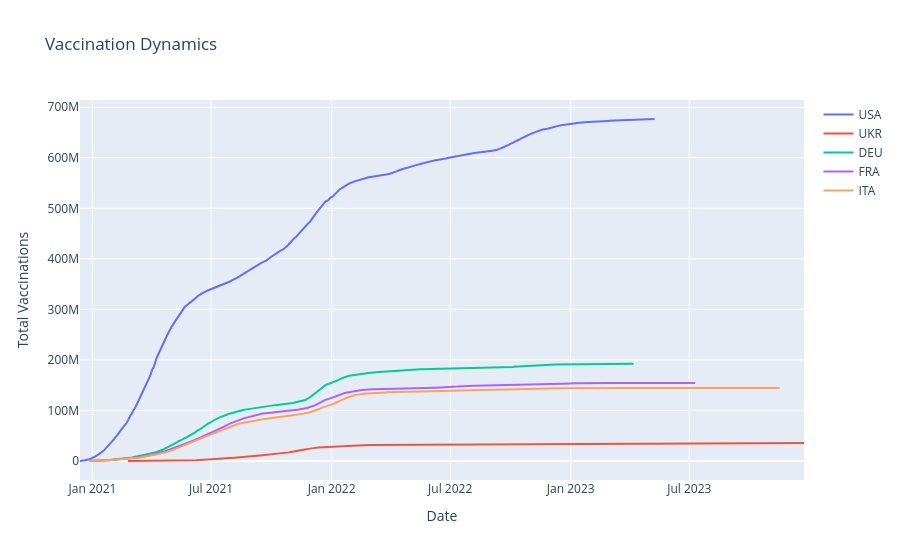

Notebook code cell kept with this figure:
### Code cell
fig = go.Figure()

for country in countries_5:
    subset = df_vacc[df_vacc['iso_code'] == country]
    fig.add_trace(go.Scatter(x=subset['date'], y=subset['total_vaccinations'], 
                             mode='lines', name=country))

fig.update_layout(title='Vaccination Dynamics', xaxis_title='Date', yaxis_title='Total Vaccinations')
fig.show()

### Figure 1 — Plotly figure (JSON) as saved in the notebook; plotly's stock layout.template omitted (floating-point values rounded to 4 significant figures; data arrays with more than 128 entries replaced by an {"elided": "..."} marker saying what was removed)
{"data": [{"mode": "lines", "name": "USA", "type": "scatter", "x": {"elided": "878 str values"}, "y": {"elided": "878 float values"}}, {"mode": "lines", "name": "UKR", "type": "scatter", "x": {"elided": "362 str values"}, "y": {"elided": "362 float values"}}, {"mode": "lines", "name": "DEU", "type": "scatter", "x": {"elided": "832 str values"}, "y": {"elided": "832 float values"}}, {"mode": "lines", "name": "FRA", "type": "scatter", "x": {"elided": "926 str values"}, "y": {"elided": "926 float values"}}, {"mode": "lines", "name": "ITA", "type": "scatter", "x": {"elided": "1038 str values"}, "y": {"elided": "1038 float values"}}], "layout": {"title": {"text": "Vaccination Dynamics"}, "xaxis": {"title": {"text": "Date"}}, "yaxis": {"title": {"text": "Total Vaccinations"}}}}
